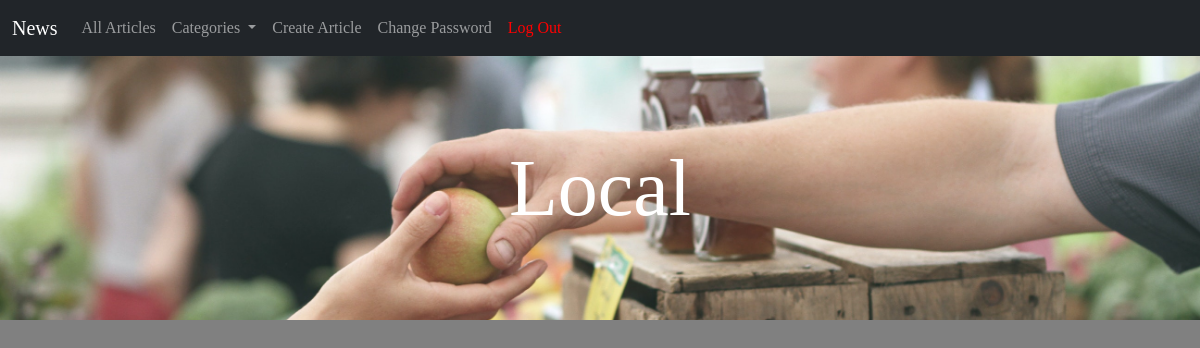
The page /articles/local/ (signed in) on the database as committed earlier.
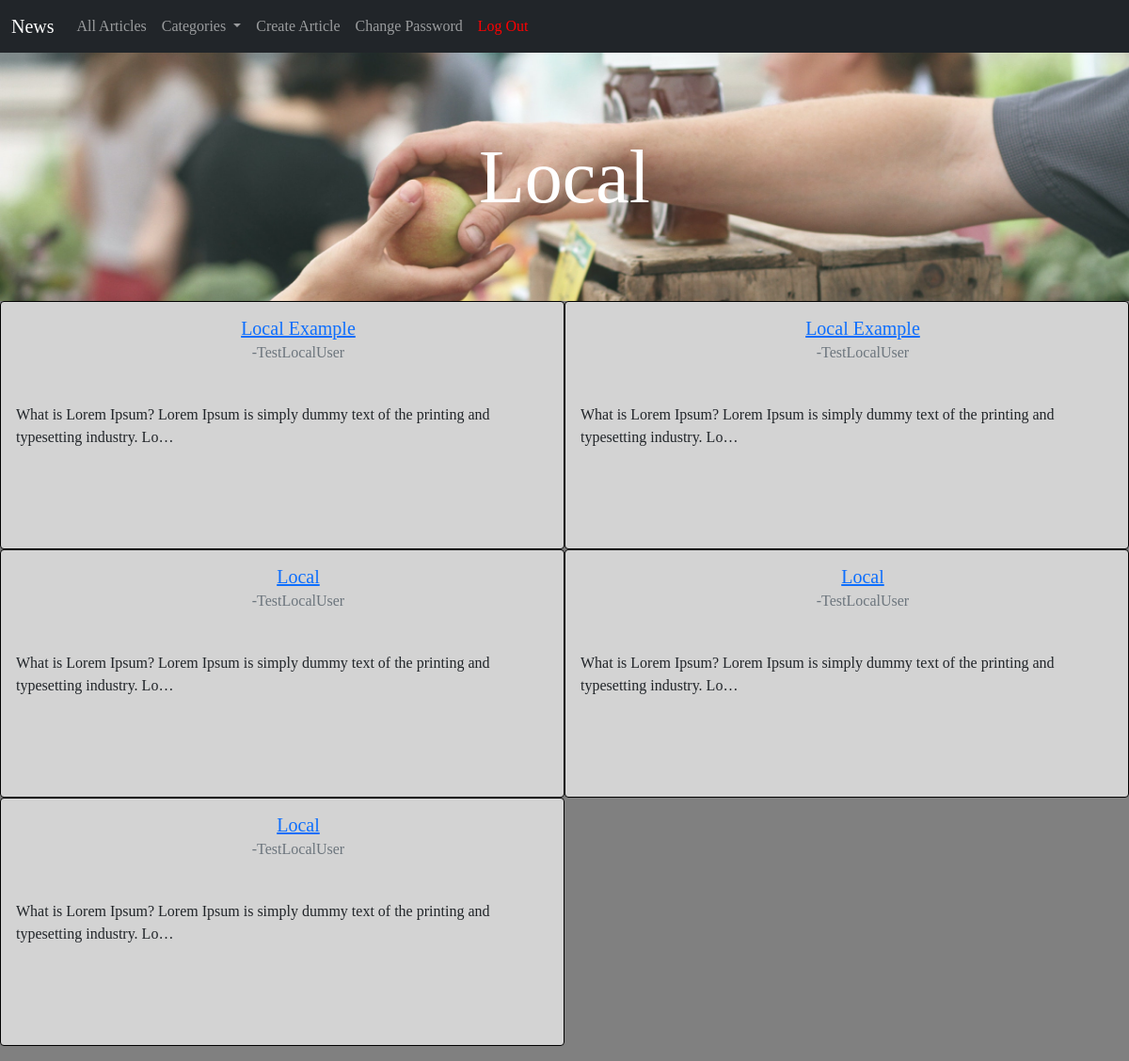
The same page on the database as committed later.
### articles/models.py (models this page shows, shortened)
class Article(models.Model):
    title=models.CharField(max_length=200)
    body=models.TextField()
    author=models.ForeignKey(
        get_user_model(),
        on_delete=models.CASCADE
    )
    created_on=models.DateTimeField(auto_now_add=True)
    category = models.CharField(max_length=200, default="None")

### accounts/models.py (models this page shows)
class CustomUser(AbstractUser):
    role = models.CharField(max_length=255)
    department = models.CharField(max_length=255, default="None")

### articles/views.py (the view)
# urls.py: path('local/', LocalListView.as_view(), name='local'),
class LocalListView(LoginRequiredMixin, ListView):
    model=Article
    template_name="local.html"

### templates/local.html (shortened to what this page needs)
{% extends 'base.html' %}
{% block content %}
<div class="local">
    <div class="page-photo">
        <h1>Local</h1>
    </div>
    <div class="article-list-section">
        {% for article in article_list %}
            {% if article.category == 'Local' %}
                <div class="card">
                    <div class="card-body">
                        <div class="top-of-card">
                            <div class="title-author">
                                <h5 class="card-title"><a href="{% url 'article_detail' article.id %}">{{article.title|truncatechars:50}}</a></h5>
                                <h6 class="card-subtitle mb-2 text-muted author">-{{article.author}}</h6>
                            </div>
                        </div>
                        <div class="article-info">
                            <p class="card-text">{{article.body|truncatechars:100}}</p>
                        </div>
                    </div>
                </div>
            {% endif %}
        {% endfor %}
    </div>
</div>
{% endblock content %}

Rows that differ between the two databases and show on the page:
added Article: title "Local Example", author "TestLocalUser", body "What is Lorem Ipsum? Lorem Ipsum is simply dummy text of the printing and typesetting industry. Lo…"
added Article: title "Local Example", author "TestLocalUser", body "What is Lorem Ipsum? Lorem Ipsum is simply dummy text of the printing and typesetting industry. Lo…"
added Article: title "Local", author "TestLocalUser", body "What is Lorem Ipsum? Lorem Ipsum is simply dummy text of the printing and typesetting industry. Lo…"
added Article: title "Local", author "TestLocalUser", body "What is Lorem Ipsum? Lorem Ipsum is simply dummy text of the printing and typesetting industry. Lo…"
added Article: title "Local", author "TestLocalUser", body "What is Lorem Ipsum? Lorem Ipsum is simply dummy text of the printing and typesetting industry. Lo…"
